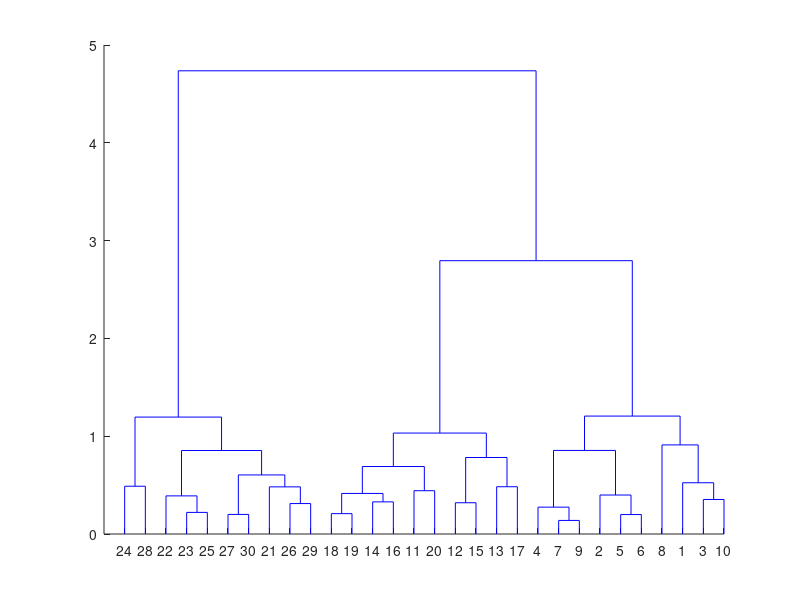

The MATLAB script that drew this image:

% data = load('data.mat');
% targets = load('targets.mat');
% met_names = load('names.mat');

% X = data.all_data;
% T = clusterdata(X,cutoff);

NumCluster = 3;
rand('state', 7)
data = [rand(10,3); rand(10,3)+1; rand(10,3)+2]; 
dist = pdist(data, 'euclidean');
link = linkage(dist, 'complete');
clust = cluster(link, 'maxclust', NumCluster); 
[H,T,perm] = dendrogram(link, 0);